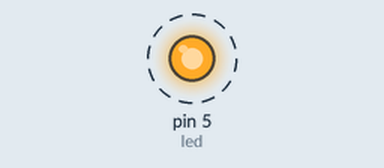
This sketch was run on a simulated Arduino Uno, built with avr-gcc and run on an emulated ATmega328P. On the bench: output pins drawn as LEDs (lit = HIGH). Dashed ring = blinking.

Above: at 0.5 s.
Timing chart, 0 to 4.6 s (numbered marks = the images above):
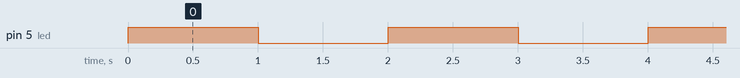

Measured:
- by itself, pin 5 (led): alternates HIGH for 1.0 s and LOW for 1.0 s

The sketch:

acenderLed.ino
```cpp
// C++ code
//

int led = 5;

//função executada somente uma vez
void setup()
{
  pinMode(led, OUTPUT); //a porta do led 5 é uma saída digital
}

void loop()
{
  digitalWrite(led, HIGH); //nivel logico alto na porta do led, acender o led
  delay(1000); //espera por 1s (1000ms)
  digitalWrite(led, LOW); //nivel logico baixo na porta do led, apaga
  delay(1000);
}
```

acender-led.c
```cpp
// C++ code
//

int led = 5;

//função executada somente uma vez
void setup()
{
  pinMode(led, OUTPUT); //a porta do led 5 é uma saída digital
}

void loop()
{
  digitalWrite(led, HIGH); //nivel logico alto na porta do led, acender o led
  digitalWrite(led, LOW); //nivel logico baixo na porta do led, apaga


}
```
